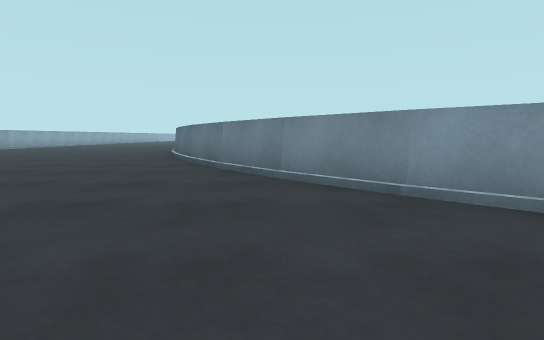
[1] (above)

17 first-person views from a walk through a Unity game level. The camera is 0.62 m above the floor, tilts 6° down and sees 80° across. The floor is counted in squares, 1 m on a side. Each view is taken from the middle of a square. On the plan, view 1 faces up. The plan holds only what a view shows up to about 10 squares ahead; the rest is blank. The place goes on beyond the plan. The player is left out.

[2]
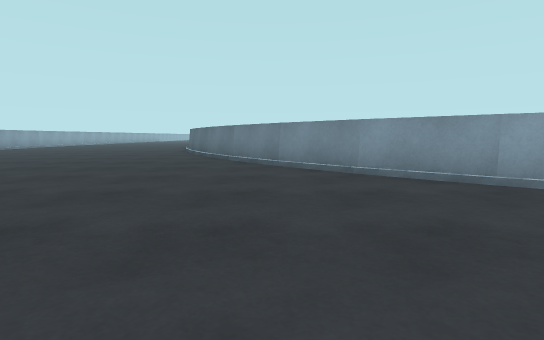

[3]
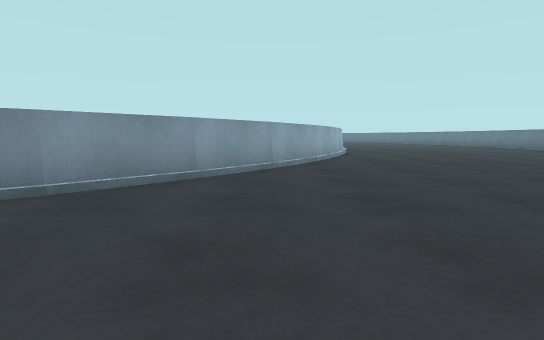

[4]
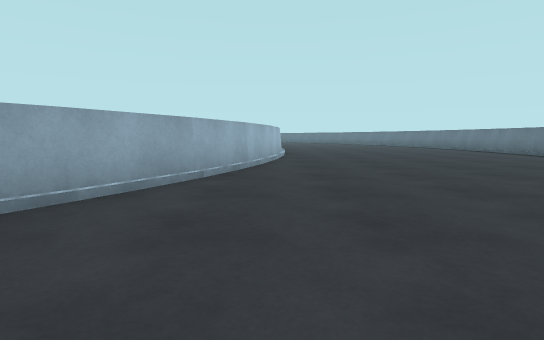

[5]
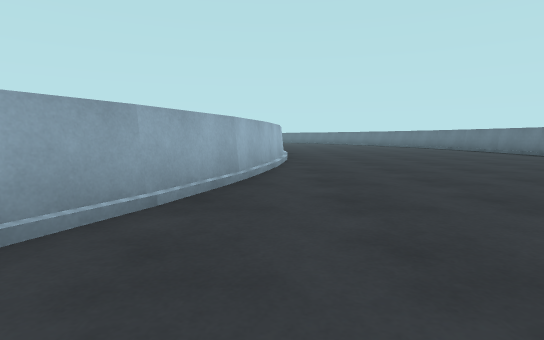

[6]
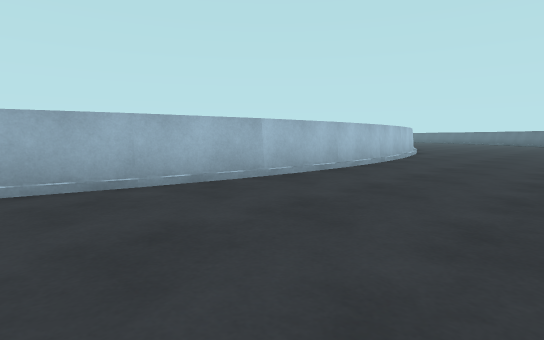

[7]
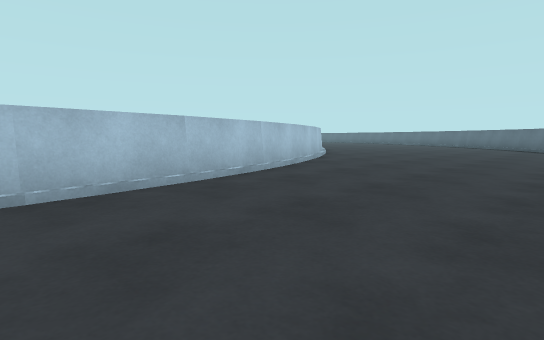

[8]
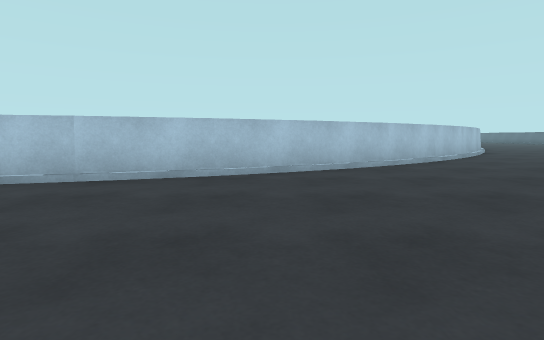

[9]
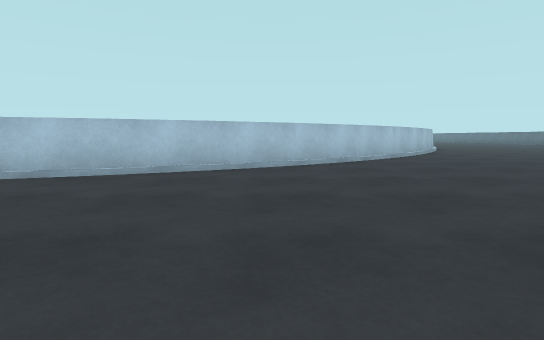

[10]
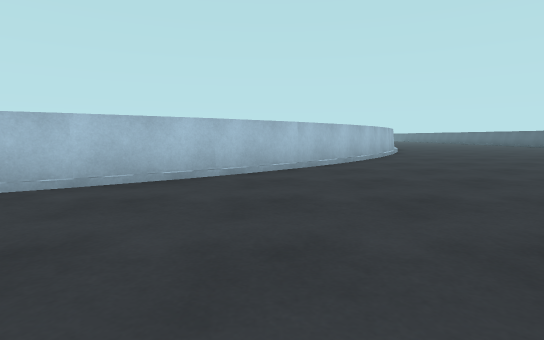

[11]
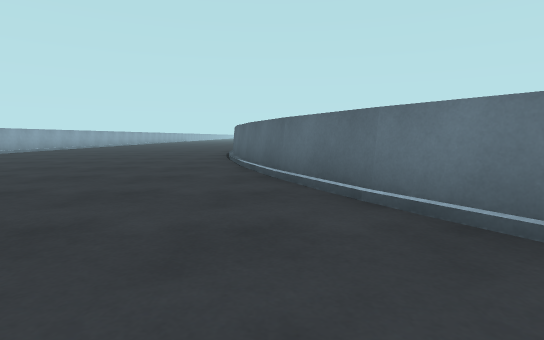

[12]
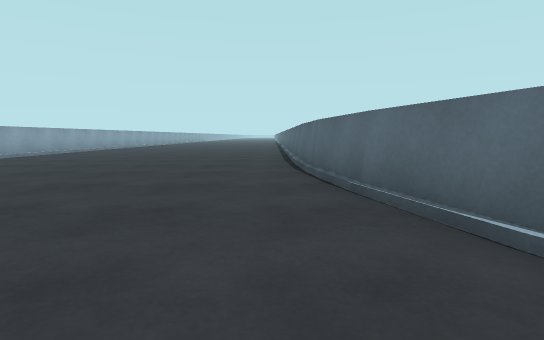

[13]
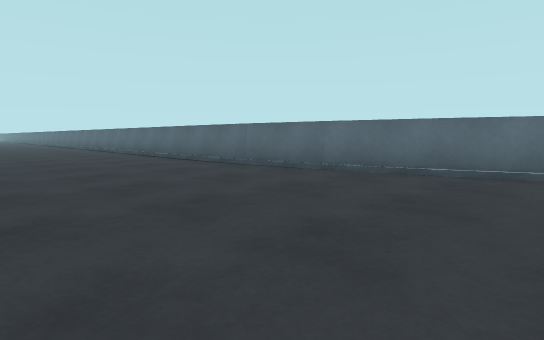

[14]
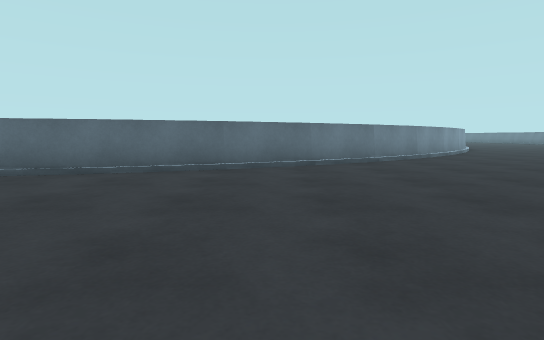

[15]
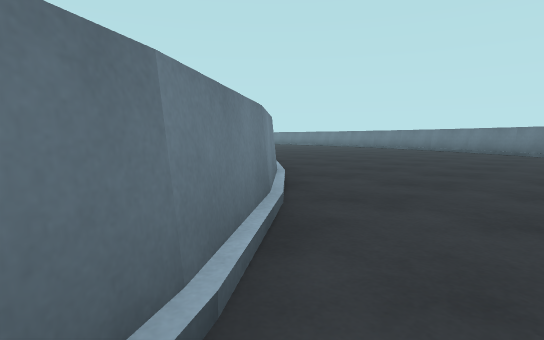

[16]
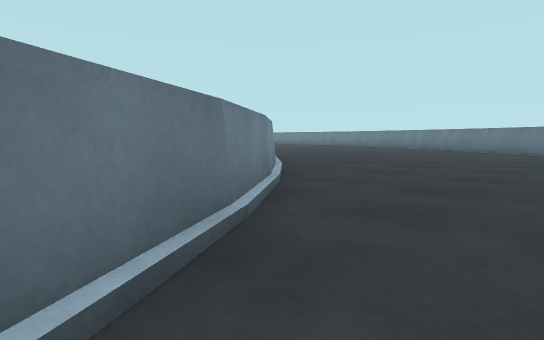

[17]
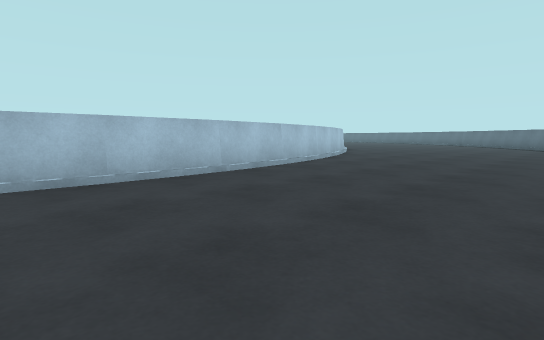

### Floor plan
Points are (right, up) in squares from view 1. A wall is a line through its corners. A room is listed if a view was taken in it or the views show most of it. See-through windows are left out.
Room 1 (views 1, 2, 3, 4, 5, 6, 7, 8, 9, 10, 11, 12, 13, 14, 15, 16, 17)
walls: (8, -0.9) (6.1, 0.1); (6.2, -0.1) (4.4, 1); (9.8, -1.5) (7.9, -0.8); (4.5, 1) (2.9, 2.2); (11.7, -2) (9.7, -1.5); (3, 2.1) (1.4, 3.5); (13.6, -2.2) (11.6, -2); (1.5, 3.4) (0.1, 5); (15.6, -2.4) (13.5, -2.2); (0.2, 4.9) (-1, 6.5); (-2, -4.6) (-0.4, -5.8); (17.5, -2.3) (15.5, -2.4); (-1, 6.4) (-2, 8.2); (19.4, -2) (17.4, -2.3); (-2, 8.1) (-2.9, 10); (21.3, -1.5) (19.3, -2); (-2.8, 9.8) (-3.5, 11.8); (-3.5, 11.7) (-4, 13.6) (-4.3, 15.6); (24.9, 0) (23.1, -0.8) (21.2, -1.5); (26.6, 1) (24.8, -0.1); (-4.2, 15.4) (-4.4, 19.6); (28.1, 2.2) (26.5, 1); (30.9, 4.9) (29.5, 3.5) (28.1, 2.1); (32.1, 6.6) (30.8, 4.8); (-12.6, 19.5) (-12.6, 19)
low walls: (7.9, -1) (6, -0.1); (9.4, -1.5) (7.8, -1); (13.6, -2.4) (11.6, -2.1); (0, 4.8) (-1.1, 6.4); (20.6, -1.8) (19.4, -2.1); (25, -0.1) (23.2, -1) (21.6, -1.5); (30.5, 4.3) (29.8, 3.5)

Positions as (right, up) in squares from view 1, and headings:
1: (0, 0), facing up
2: (0, -2), facing up
3: (-2, 1), facing right
4: (3, -2), facing right
5: (5, -2), facing right
6: (10, -6), facing up-right
7: (17, -6), facing up-right
8: (24, -6), facing up
9: (26, -6), facing up
10: (29, -3), facing up
11: (-3, 5), facing up
12: (-5, 10), facing up
13: (-9, 10), facing up-right
14: (-9, 9), facing right
15: (-2, 7), facing down-right
16: (-3, 8), facing down-right
17: (14, -7), facing up-right
